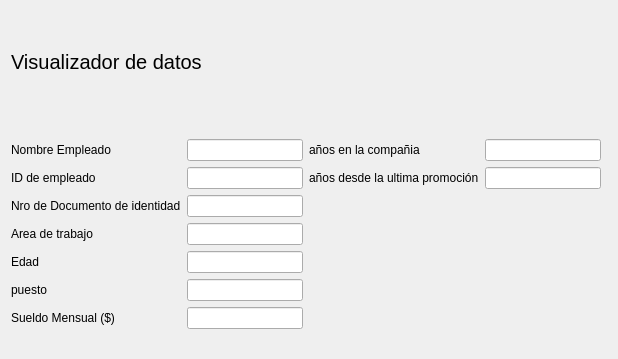
<?xml version="1.0" encoding="UTF-8"?>
<ui version="4.0">
 <class>Form</class>
 <widget class="QWidget" name="Form">
  <property name="geometry">
   <rect>
    <x>0</x>
    <y>0</y>
    <width>618</width>
    <height>359</height>
   </rect>
  </property>
  <property name="font">
   <font>
    <kerning>true</kerning>
   </font>
  </property>
  <property name="windowTitle">
   <string>Form</string>
  </property>
  <layout class="QGridLayout" name="gridLayout">
   <item row="0" column="0" colspan="2">
    <spacer name="horizontalSpacer_2">
     <property name="orientation">
      <enum>Qt::Orientation::Horizontal</enum>
     </property>
     <property name="sizeHint" stdset="0">
      <size>
       <width>40</width>
       <height>20</height>
      </size>
     </property>
    </spacer>
   </item>
   <item row="1" column="0">
    <widget class="QLabel" name="Encabezado">
     <property name="sizePolicy">
      <sizepolicy hsizetype="MinimumExpanding" vsizetype="Maximum">
       <horstretch>0</horstretch>
       <verstretch>0</verstretch>
      </sizepolicy>
     </property>
     <property name="maximumSize">
      <size>
       <width>16777215</width>
       <height>16777215</height>
      </size>
     </property>
     <property name="font">
      <font>
       <pointsize>15</pointsize>
       <kerning>true</kerning>
      </font>
     </property>
     <property name="text">
      <string>Visualizador de datos</string>
     </property>
    </widget>
   </item>
   <item row="2" column="0" colspan="2">
    <spacer name="horizontalSpacer">
     <property name="orientation">
      <enum>Qt::Orientation::Horizontal</enum>
     </property>
     <property name="sizeHint" stdset="0">
      <size>
       <width>40</width>
       <height>40</height>
      </size>
     </property>
    </spacer>
   </item>
   <item row="10" column="0">
    <layout class="QGridLayout" name="gridLayout_3">
     <item row="6" column="0">
      <widget class="QLabel" name="label_3">
       <property name="text">
        <string>Sueldo Mensual ($)</string>
       </property>
      </widget>
     </item>
     <item row="4" column="1">
      <widget class="QLineEdit" name="line_edad">
       <property name="readOnly">
        <bool>true</bool>
       </property>
       <property name="clearButtonEnabled">
        <bool>false</bool>
       </property>
      </widget>
     </item>
     <item row="3" column="1">
      <widget class="QLineEdit" name="line_area">
       <property name="readOnly">
        <bool>true</bool>
       </property>
       <property name="clearButtonEnabled">
        <bool>false</bool>
       </property>
      </widget>
     </item>
     <item row="2" column="1">
      <widget class="QLineEdit" name="lineEdit_2">
       <property name="readOnly">
        <bool>true</bool>
       </property>
       <property name="clearButtonEnabled">
        <bool>false</bool>
       </property>
      </widget>
     </item>
     <item row="0" column="2">
      <widget class="QLabel" name="label_4">
       <property name="text">
        <string>años en la compañia</string>
       </property>
      </widget>
     </item>
     <item row="6" column="1">
      <widget class="QLineEdit" name="line_sueldo">
       <property name="readOnly">
        <bool>true</bool>
       </property>
       <property name="clearButtonEnabled">
        <bool>false</bool>
       </property>
      </widget>
     </item>
     <item row="3" column="0">
      <widget class="QLabel" name="lab_ar">
       <property name="text">
        <string>Area de trabajo</string>
       </property>
      </widget>
     </item>
     <item row="5" column="1">
      <widget class="QLineEdit" name="line_puesto">
       <property name="readOnly">
        <bool>true</bool>
       </property>
       <property name="clearButtonEnabled">
        <bool>false</bool>
       </property>
      </widget>
     </item>
     <item row="2" column="0">
      <widget class="QLabel" name="lab_idd">
       <property name="text">
        <string>Nro de Documento de identidad</string>
       </property>
      </widget>
     </item>
     <item row="0" column="0">
      <widget class="QLabel" name="lab_n">
       <property name="text">
        <string>Nombre Empleado</string>
       </property>
      </widget>
     </item>
     <item row="0" column="1">
      <widget class="QLineEdit" name="line_nombre">
       <property name="sizePolicy">
        <sizepolicy hsizetype="Minimum" vsizetype="Fixed">
         <horstretch>0</horstretch>
         <verstretch>0</verstretch>
        </sizepolicy>
       </property>
       <property name="minimumSize">
        <size>
         <width>110</width>
         <height>0</height>
        </size>
       </property>
       <property name="readOnly">
        <bool>true</bool>
       </property>
       <property name="clearButtonEnabled">
        <bool>false</bool>
       </property>
      </widget>
     </item>
     <item row="5" column="0">
      <widget class="QLabel" name="label_2">
       <property name="text">
        <string>puesto</string>
       </property>
      </widget>
     </item>
     <item row="4" column="0">
      <widget class="QLabel" name="lab_ed">
       <property name="text">
        <string>Edad</string>
       </property>
      </widget>
     </item>
     <item row="1" column="1">
      <widget class="QLineEdit" name="line_id">
       <property name="readOnly">
        <bool>true</bool>
       </property>
       <property name="clearButtonEnabled">
        <bool>false</bool>
       </property>
      </widget>
     </item>
     <item row="1" column="0">
      <widget class="QLabel" name="lab_id">
       <property name="text">
        <string>ID de empleado</string>
       </property>
      </widget>
     </item>
     <item row="1" column="2">
      <widget class="QLabel" name="label_5">
       <property name="text">
        <string>años desde la ultima promoción</string>
       </property>
      </widget>
     </item>
     <item row="0" column="3">
      <widget class="QLineEdit" name="yrs_comp"/>
     </item>
     <item row="1" column="3">
      <widget class="QLineEdit" name="yrs_prom"/>
     </item>
    </layout>
   </item>
  </layout>
 </widget>
 <resources/>
 <connections/>
</ui>
